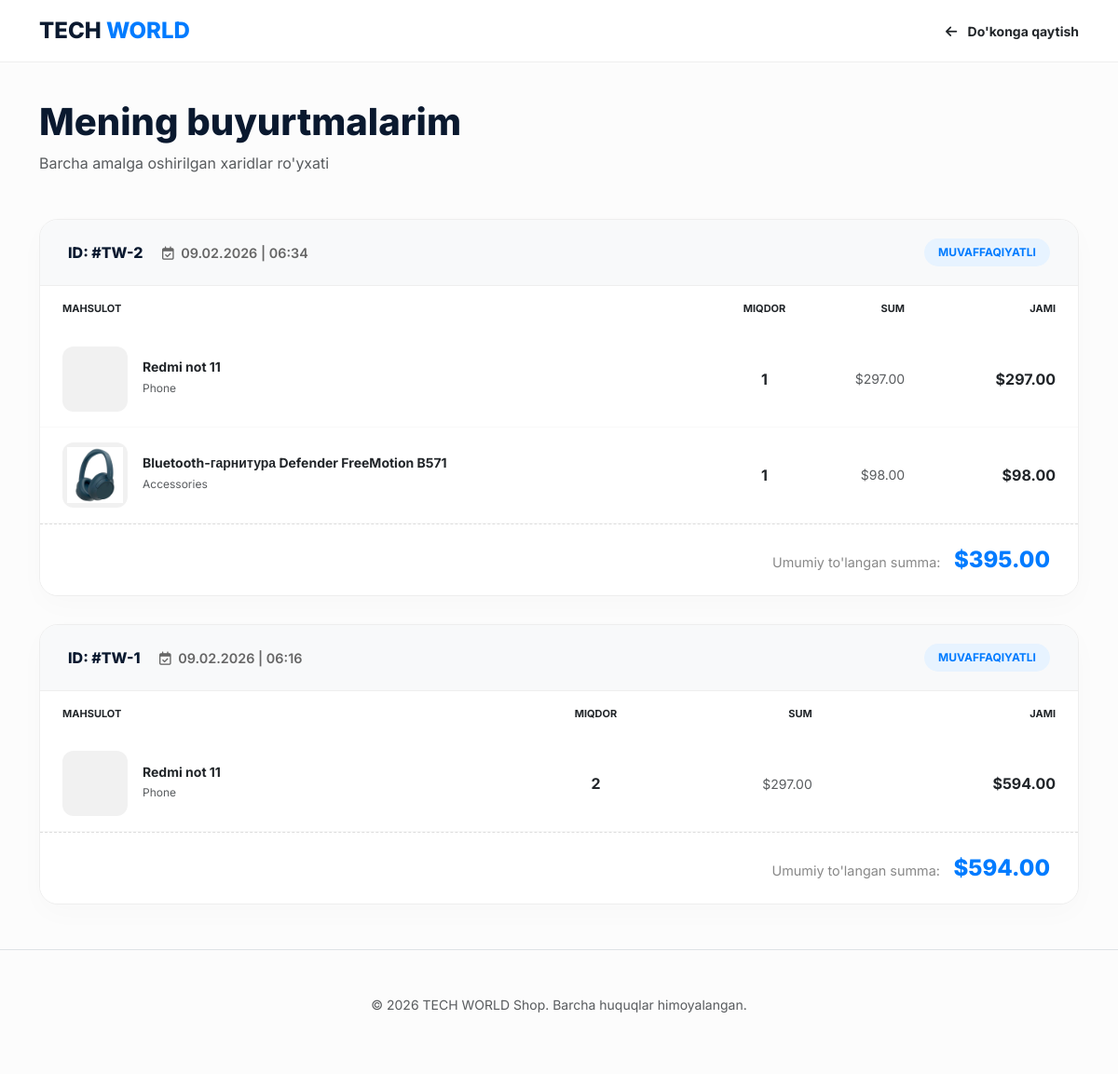
The page /auth/my-orders/ (signed in) on the database as committed earlier.
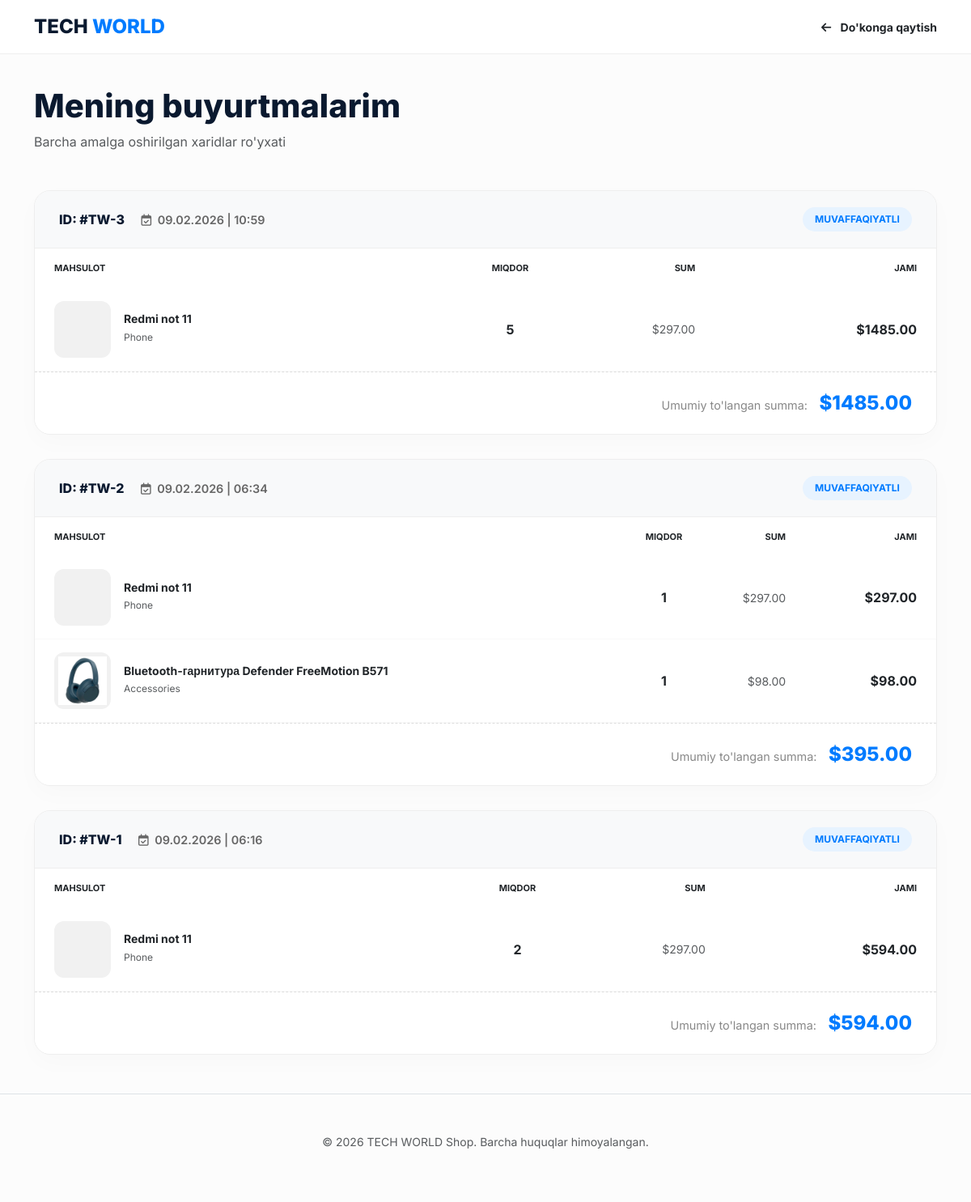
The same page on the database as committed later.
### users/models.py (models this page shows, shortened)
class Order(models.Model):
    user = models.ForeignKey(User, on_delete=models.CASCADE, related_name='orders')
    created_at = models.DateTimeField(auto_now_add=True)
    def get_total_price(self):
        return sum(item.quantity * item.price for item in self.order_items.all())

class OrderItem(models.Model):
    product = models.ForeignKey(Product, on_delete=models.CASCADE, related_name='orders')
    order = models.ForeignKey(Order, on_delete=models.CASCADE, related_name='order_items')
    quantity = models.IntegerField(default=1)
    price = models.DecimalField(max_digits=10, decimal_places=2)
    def get_total(self):
        return self.quantity * self.price

### products/models.py (models this page shows, shortened)
class Product(models.Model):
    category=models.ForeignKey(Category, on_delete=models.CASCADE,related_name='products')
    title=models.CharField(max_length=100)
    brand=models.CharField(max_length=100)
    price=models.DecimalField(max_digits=10, decimal_places=2)
    discount_price=models.DecimalField(max_digits=10, decimal_places=2, blank=True, null=True)
    precent=models.IntegerField()
    main_image=models.ImageField(upload_to='product_images/',null=True,blank=True)
    desc=models.TextField()
    stock=models.IntegerField()

class Category(models.Model):
    title=models.CharField(max_length=100)
    image=models.ImageField(upload_to='category_image/', null=True, blank=True)

### users/views.py (the view)
# urls.py: path('my-orders/', views.my_orders, name='my_orders'),
def my_orders(request):
    if not request.user.is_authenticated:
        return redirect('login')
    orders = Order.objects.filter(user=request.user).order_by('-created_at')
    return render(request, 'my_orders.html', {'orders': orders})

### templates/my_orders.html (shortened to what this page needs)
<!DOCTYPE html>
<html lang="uz">
<head>
    <link href="https://cdn.jsdelivr.net/npm/bootstrap@5.3.0/dist/css/bootstrap.min.css" rel="stylesheet">
    <link rel="stylesheet" href="https://cdnjs.cloudflare.com/ajax/libs/font-awesome/6.4.0/css/all.min.css">
</head>
<body>
<header class="header-nav">
    <div class="container d-flex justify-content-between align-items-center">
        <a href="/" class="nav-logo">TECH <span>WORLD</span></a>
        <a href="/" class="text-decoration-none text-dark fw-bold small"><i class="fa fa-arrow-left me-2"></i> Do'konga qaytish</a>
    </div>
</header>
<div class="container mb-5">
    <div class="mb-5">
        <h1 class="fw-800" style="font-weight: 800; color: var(--dark-blue);">Mening buyurtmalarim</h1>
        <p class="text-muted">Barcha amalga oshirilgan xaridlar ro'yxati</p>
    </div>
    {% for order in orders %}
    <div class="order-card">
        <div class="order-header">
            <div>
                <span class="order-id">ID: #TW-{{ order.id }}</span>
                <span class="ms-3 order-date"><i class="fa-regular fa-calendar-check me-1"></i> {{ order.created_at|date:"d.m.Y | H:i" }}</span>
            </div>
            <span class="order-status-badge">Muvaffaqiyatli</span>
        </div>
        <div class="card-body p-0">
            <div class="table-responsive">
                <table class="table table-borderless align-middle mb-0">
                    <thead class="text-muted small text-uppercase" style="background: #fafafa; font-size: 11px;">
                        <tr>
                            <th class="px-4 py-3">Mahsulot</th>
                            <th class="py-3 text-center">Miqdor</th>
                            <th class="py-3 text-end">sum</th>
                            <th class="px-4 py-3 text-end">Jami</th>
                        </tr>
                    </thead>
                    <tbody>
                        {% for item in order.order_items.all %}
                        <tr style="border-bottom: 1px solid #f9f9f9;">
                            <td class="px-4 py-3">
                                <div class="d-flex align-items-center">
                                    <div class="product-img-box">
                                        <img src="{{ item.product.main_image.url }}" alt="">
                                    </div>
                                    <div class="ms-3">
                                        <h6 class="mb-0 fw-bold small">{{ item.product.title }}</h6>
                                        <span class="text-muted" style="font-size: 12px;">{{ item.product.category.title }}</span>
                                    </div>
                                </div>
                            </td>
                            <td class="text-center fw-bold">{{ item.quantity }}</td>
                            <td class="text-end text-muted small">${{ item.price }}</td>
                            <td class="px-4 text-end fw-bold text-dark">${{ item.get_total }}</td>
                            </tr>
                        {% endfor %}
                    </tbody>
                </table>
            </div>
        </div>
        <div class="total-section">
            <span class="total-price-label">Umumiy to'langan summa:</span>
            <span class="total-price-value">${{ order.get_total_price }}</span>
            </div>
    </div>
    {% endfor %}
</div>
<footer class="py-5 text-center border-top mt-5">
    <p class="text-muted small">&copy; 2026 TECH WORLD Shop. Barcha huquqlar himoyalangan.</p>
</footer>
</body>
</html>

Rows that differ between the two databases and show on the page:
added Order: id "3", created_at|H "09.02.2026 | 10:59", get_total_price "1485.00"
added OrderItem: product "Redmi not 11", product.category "Phone", quantity "5", price "297.00", get_total "1485.00", shown under "3"
